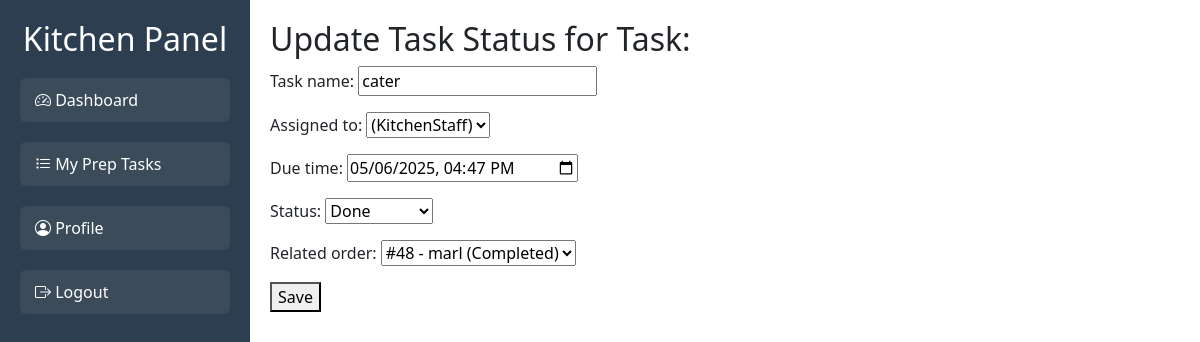
/preparation/prep-task/14/edit/, run on the app's committed database.
### preparation/models.py (models this page shows, shortened)
class PrepTask(models.Model):
    class Status(models.TextChoices):
        TODO = 'To Do', 'To Do'
        IN_PROGRESS = 'In Progress', 'In Progress'
        DONE = 'Done', 'Done'
    task_name = models.CharField(max_length=255)
    assigned_to = models.ForeignKey(
        settings.AUTH_USER_MODEL,
        on_delete=models.SET_NULL,
        null=True,
        blank=True,
        limit_choices_to={'role': 'KitchenStaff'},
        related_name='prep_tasks'
    )
    due_time = models.DateTimeField()
    status = models.CharField(max_length=20, choices=Status.choices, default=Status.TODO)
    related_order = models.ForeignKey(Order, on_delete=models.SET_NULL, null=True, blank=True)

### orders/models.py (models this page shows, shortened)
class Order(models.Model):
    class Status(models.TextChoices):
        PENDING = 'Pending', 'Pending'
        IN_PROGRESS = 'In Progress', 'In Progress'
        COMPLETED = 'Completed', 'Completed'
        CANCELLED = 'Cancelled', 'Cancelled'
    class EventType(models.TextChoices):
        WEDDING = 'Wedding', 'Wedding'
        BIRTHDAY = 'Birthday', 'Birthday'
        CORPORATE = 'Corporate', 'Corporate'
        OTHER = 'Other', 'Other'
    class PaymentStatus(models.TextChoices):
        NOT_PAID = 'Not Paid', 'Not Paid'
        PAID = 'Paid', 'Paid'
        REFUNDED = 'Refunded', 'Refunded'
        DISPUTED = 'Disputed', 'Disputed'
    customer = models.ForeignKey(
        settings.AUTH_USER_MODEL,
        on_delete=models.CASCADE,
        related_name='orders'
    )
    customer_contact = models.CharField(max_length=255)
    event_date = models.DateField()
    event_type = models.CharField(
        max_length=20,
        choices=EventType.choices,
        default=EventType.OTHER
    )
    guest_count = models.PositiveIntegerField()
    status = models.CharField(
        max_length=20,
        choices=Status.choices,
        default=Status.PENDING
    )
    payment_status = models.CharField(
        max_length=15,
        choices=PaymentStatus.choices,
        default=PaymentStatus.NOT_PAID
    )
    created_at = models.DateTimeField(auto_now_add=True)
    updated_at = models.DateTimeField(auto_now=True)
    def __str__(self):
        return f"#{self.id} - {self.customer.username} ({self.status})"

### preparation/views.py (the view)
# urls.py: path('prep-task/<int:pk>/edit/', views.PrepTaskUpdateView.as_view(), name='prep_task_edit'),
class PrepTaskUpdateView(UpdateView):
    model = PrepTask
    form_class = PrepTaskForm
    template_name = 'preparation/prep_task_form.html'
    success_url = reverse_lazy('preparation:prep_task_changelist')
    def get_context_data(self, **kwargs):
        context = super().get_context_data(**kwargs)
        context['related_orders'] = Order.objects.exclude(status='Completed').order_by('-created_at')
        return context

### preparation/forms.py
class PrepTaskForm(forms.ModelForm):
    due_time = forms.DateTimeField(
        widget=forms.DateTimeInput(attrs={'type': 'datetime-local'})
    )
    class Meta:
        model = PrepTask
        fields = ['task_name', 'assigned_to', 'due_time', 'status', 'related_order']
    def __init__(self, *args, **kwargs):
        super().__init__(*args, **kwargs)
        self.fields['assigned_to'].queryset = self.fields['assigned_to'].queryset.filter(role='KitchenStaff')

### users/models.py (called while the page is built)
    def __str__(self):
        return f"{self.get_full_name()} ({self.role})"

### preparation/templates/preparation/prep_task_form.html (shortened to what this page needs)
{% extends 'base_for_kitchenstaff.html' %}
{% block content %}
<h2>Update Task Status for Task: {{ task.name }}</h2>
<form method="post">
    {{ form.as_p }}
    <button type="submit">Save</button>
</form>
{% endblock %}

### static/css/styles.css (style rules this page uses)
body { margin: 0; font-family: Arial, sans-serif; }

### data on the page
PrepTask: task_name "cater", assigned_to "(KitchenStaff)", due_time "05/06/2025 16:47", related_order "#48 - marl (Completed)"
Order: status "Done"
